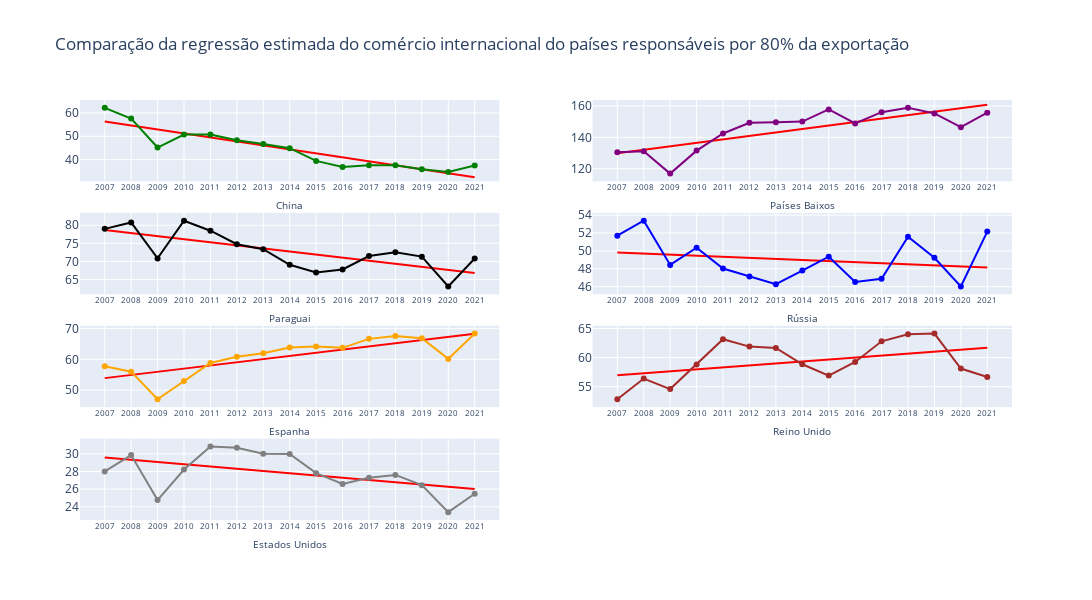

The code cell stored with this chart in its notebook:
### Code cell
plot_regressao_estimada(paises_trade, 'Comparação da regressão estimada do comércio internacional do países responsáveis por 80% da exportação', float)

### Figure 1 — Plotly figure (JSON) as saved in the notebook; plotly's stock layout.template omitted (floating-point values rounded to 4 significant figures)
{"data": [{"line": {"color": "red"}, "mode": "lines", "name": "Regressão", "type": "scatter", "x": [2007, 2008, 2009, 2010, 2011, 2012, 2013, 2014, 2015, 2016, 2017, 2018, 2019, 2020, 2021], "xaxis": "x7", "y": [56.37, 54.66, 52.95, 51.24, 49.53, 47.82, 46.11, 44.4, 42.69, 40.98, 39.27, 37.56, 35.86, 34.15, 32.44], "yaxis": "y7"}, {"name": "China", "type": "scatter", "x": ["2007 ", "2008 ", "2009 ", "2010 ", "2011 ", "2012 ", "2013 ", "2014 ", "2015 ", "2016 ", "2017 ", "2018 ", "2019 ", "2020 ", "2021 "], "xaxis": "x7", "y": [62.19, 57.61, 45.18, 50.72, 50.74, 48.27, 46.74, 44.91, 39.46, 36.89, 37.63, 37.57, 35.89, 34.75, 37.47], "yaxis": "y7"}, {"line": {"color": "red"}, "mode": "lines", "name": "Regressão", "type": "scatter", "x": [2007, 2008, 2009, 2010, 2011, 2012, 2013, 2014, 2015, 2016, 2017, 2018, 2019, 2020, 2021], "xaxis": "x8", "y": [129.9, 132.1, 134.3, 136.5, 138.7, 140.9, 143.1, 145.3, 147.6, 149.8, 152.0, 154.2, 156.4, 158.6, 160.8], "yaxis": "y8"}, {"name": "Países Baixos", "type": "scatter", "x": ["2007 ", "2008 ", "2009 ", "2010 ", "2011 ", "2012 ", "2013 ", "2014 ", "2015 ", "2016 ", "2017 ", "2018 ", "2019 ", "2020 ", "2021 "], "xaxis": "x8", "y": [130.5, 131.1, 116.9, 131.5, 142.5, 149.3, 149.5, 150.1, 157.8, 148.9, 156.0, 158.8, 155.3, 146.5, 155.7], "yaxis": "y8"}, {"line": {"color": "red"}, "mode": "lines", "name": "Regressão", "type": "scatter", "x": [2007, 2008, 2009, 2010, 2011, 2012, 2013, 2014, 2015, 2016, 2017, 2018, 2019, 2020, 2021], "xaxis": "x5", "y": [78.71, 77.86, 77.01, 76.16, 75.31, 74.47, 73.62, 72.77, 71.92, 71.07, 70.23, 69.38, 68.53, 67.68, 66.84], "yaxis": "y5"}, {"name": "Paraguai", "type": "scatter", "x": ["2007 ", "2008 ", "2009 ", "2010 ", "2011 ", "2012 ", "2013 ", "2014 ", "2015 ", "2016 ", "2017 ", "2018 ", "2019 ", "2020 ", "2021 "], "xaxis": "x5", "y": [79.0, 80.78, 70.84, 81.26, 78.49, 74.76, 73.37, 69.08, 66.94, 67.79, 71.48, 72.53, 71.33, 63.09, 70.8], "yaxis": "y5"}, {"line": {"color": "red"}, "mode": "lines", "name": "Regressão", "type": "scatter", "x": [2007, 2008, 2009, 2010, 2011, 2012, 2013, 2014, 2015, 2016, 2017, 2018, 2019, 2020, 2021], "xaxis": "x6", "y": [49.84, 49.72, 49.6, 49.48, 49.36, 49.23, 49.11, 48.99, 48.87, 48.75, 48.63, 48.51, 48.39, 48.27, 48.15], "yaxis": "y6"}, {"name": "Rússia", "type": "scatter", "x": ["2007 ", "2008 ", "2009 ", "2010 ", "2011 ", "2012 ", "2013 ", "2014 ", "2015 ", "2016 ", "2017 ", "2018 ", "2019 ", "2020 ", "2021 "], "xaxis": "x6", "y": [51.71, 53.38, 48.44, 50.36, 48.04, 47.15, 46.29, 47.8, 49.36, 46.52, 46.88, 51.58, 49.23, 46.03, 52.17], "yaxis": "y6"}, {"line": {"color": "red"}, "mode": "lines", "name": "Regressão", "type": "scatter", "x": [2007, 2008, 2009, 2010, 2011, 2012, 2013, 2014, 2015, 2016, 2017, 2018, 2019, 2020, 2021], "xaxis": "x3", "y": [53.89, 54.92, 55.95, 56.98, 58.01, 59.05, 60.08, 61.11, 62.14, 63.17, 64.21, 65.24, 66.27, 67.3, 68.33], "yaxis": "y3"}, {"name": "Espanha", "type": "scatter", "x": ["2007 ", "2008 ", "2009 ", "2010 ", "2011 ", "2012 ", "2013 ", "2014 ", "2015 ", "2016 ", "2017 ", "2018 ", "2019 ", "2020 ", "2021 "], "xaxis": "x3", "y": [57.75, 55.98, 46.99, 52.93, 58.79, 60.85, 61.98, 63.84, 64.18, 63.74, 66.66, 67.57, 66.87, 60.14, 68.38], "yaxis": "y3"}, {"line": {"color": "red"}, "mode": "lines", "name": "Regressão", "type": "scatter", "x": [2007, 2008, 2009, 2010, 2011, 2012, 2013, 2014, 2015, 2016, 2017, 2018, 2019, 2020, 2021], "xaxis": "x4", "y": [56.98, 57.31, 57.65, 57.99, 58.33, 58.66, 59.0, 59.34, 59.68, 60.01, 60.35, 60.69, 61.03, 61.36, 61.7], "yaxis": "y4"}, {"name": "Reino Unido", "type": "scatter", "x": ["2007 ", "2008 ", "2009 ", "2010 ", "2011 ", "2012 ", "2013 ", "2014 ", "2015 ", "2016 ", "2017 ", "2018 ", "2019 ", "2020 ", "2021 "], "xaxis": "x4", "y": [52.83, 56.41, 54.59, 58.81, 63.16, 61.89, 61.66, 58.86, 56.91, 59.26, 62.8, 64.0, 64.13, 58.12, 56.67], "yaxis": "y4"}, {"line": {"color": "red"}, "mode": "lines", "name": "Regressão", "type": "scatter", "x": [2007, 2008, 2009, 2010, 2011, 2012, 2013, 2014, 2015, 2016, 2017, 2018, 2019, 2020, 2021], "xaxis": "x", "y": [29.59, 29.33, 29.08, 28.82, 28.57, 28.31, 28.06, 27.8, 27.54, 27.29, 27.03, 26.78, 26.52, 26.26, 26.01], "yaxis": "y"}, {"name": "Estados Unidos", "type": "scatter", "x": ["2007 ", "2008 ", "2009 ", "2010 ", "2011 ", "2012 ", "2013 ", "2014 ", "2015 ", "2016 ", "2017 ", "2018 ", "2019 ", "2020 ", "2021 "], "xaxis": "x", "y": [28.01, 29.87, 24.76, 28.22, 30.84, 30.68, 30.0, 30.0, 27.81, 26.59, 27.28, 27.61, 26.45, 23.38, 25.48], "yaxis": "y"}], "layout": {"colorway": ["blue", "green", "orange", "purple", "brown", "black", "gray"], "height": 600, "showlegend": false, "title": {"text": "Comparação da regressão estimada do comércio internacional do países responsáveis por 80% da exportação"}, "width": 1300, "xaxis": {"anchor": "y", "domain": [0, 0.45], "tickfont": {"size": 8}, "tickvals": ["2007 ", "2008 ", "2009 ", "2010 ", "2011 ", "2012 ", "2013 ", "2014 ", "2015 ", "2016 ", "2017 ", "2018 ", "2019 ", "2020 ", "2021 "], "title": {"font": {"size": 10}, "standoff": 10, "text": "Estados Unidos"}}, "xaxis2": {"anchor": "y2", "domain": [0.55, 1]}, "xaxis3": {"anchor": "y3", "domain": [0, 0.45], "tickfont": {"size": 8}, "tickvals": ["2007 ", "2008 ", "2009 ", "2010 ", "2011 ", "2012 ", "2013 ", "2014 ", "2015 ", "2016 ", "2017 ", "2018 ", "2019 ", "2020 ", "2021 "], "title": {"font": {"size": 10}, "standoff": 10, "text": "Espanha"}}, "xaxis4": {"anchor": "y4", "domain": [0.55, 1], "tickfont": {"size": 8}, "tickvals": ["2007 ", "2008 ", "2009 ", "2010 ", "2011 ", "2012 ", "2013 ", "2014 ", "2015 ", "2016 ", "2017 ", "2018 ", "2019 ", "2020 ", "2021 "], "title": {"font": {"size": 10}, "standoff": 10, "text": "Reino Unido"}}, "xaxis5": {"anchor": "y5", "domain": [0, 0.45], "tickfont": {"size": 8}, "tickvals": ["2007 ", "2008 ", "2009 ", "2010 ", "2011 ", "2012 ", "2013 ", "2014 ", "2015 ", "2016 ", "2017 ", "2018 ", "2019 ", "2020 ", "2021 "], "title": {"font": {"size": 10}, "standoff": 10, "text": "Paraguai"}}, "xaxis6": {"anchor": "y6", "domain": [0.55, 1], "tickfont": {"size": 8}, "tickvals": ["2007 ", "2008 ", "2009 ", "2010 ", "2011 ", "2012 ", "2013 ", "2014 ", "2015 ", "2016 ", "2017 ", "2018 ", "2019 ", "2020 ", "2021 "], "title": {"font": {"size": 10}, "standoff": 10, "text": "Rússia"}}, "xaxis7": {"anchor": "y7", "domain": [0, 0.45], "tickfont": {"size": 8}, "tickvals": ["2007 ", "2008 ", "2009 ", "2010 ", "2011 ", "2012 ", "2013 ", "2014 ", "2015 ", "2016 ", "2017 ", "2018 ", "2019 ", "2020 ", "2021 "], "title": {"font": {"size": 10}, "standoff": 10, "text": "China"}}, "xaxis8": {"anchor": "y8", "domain": [0.55, 1], "tickfont": {"size": 8}, "tickvals": ["2007 ", "2008 ", "2009 ", "2010 ", "2011 ", "2012 ", "2013 ", "2014 ", "2015 ", "2016 ", "2017 ", "2018 ", "2019 ", "2020 ", "2021 "], "title": {"font": {"size": 10}, "standoff": 10, "text": "Países Baixos"}}, "yaxis": {"anchor": "x", "domain": [0, 0.1938]}, "yaxis2": {"anchor": "x2", "domain": [0, 0.1938]}, "yaxis3": {"anchor": "x3", "domain": [0.2687, 0.4625]}, "yaxis4": {"anchor": "x4", "domain": [0.2687, 0.4625]}, "yaxis5": {"anchor": "x5", "domain": [0.5375, 0.7312]}, "yaxis6": {"anchor": "x6", "domain": [0.5375, 0.7312]}, "yaxis7": {"anchor": "x7", "domain": [0.8063, 1]}, "yaxis8": {"anchor": "x8", "domain": [0.8063, 1]}}}
